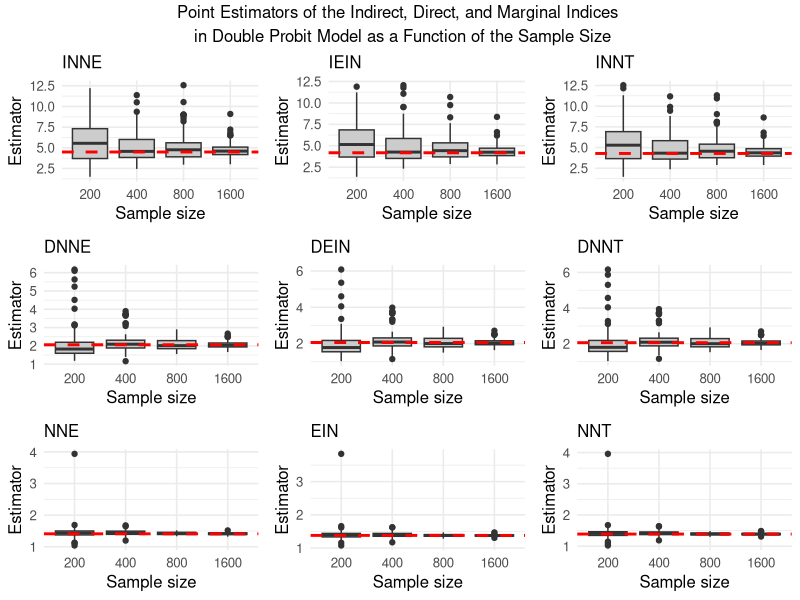
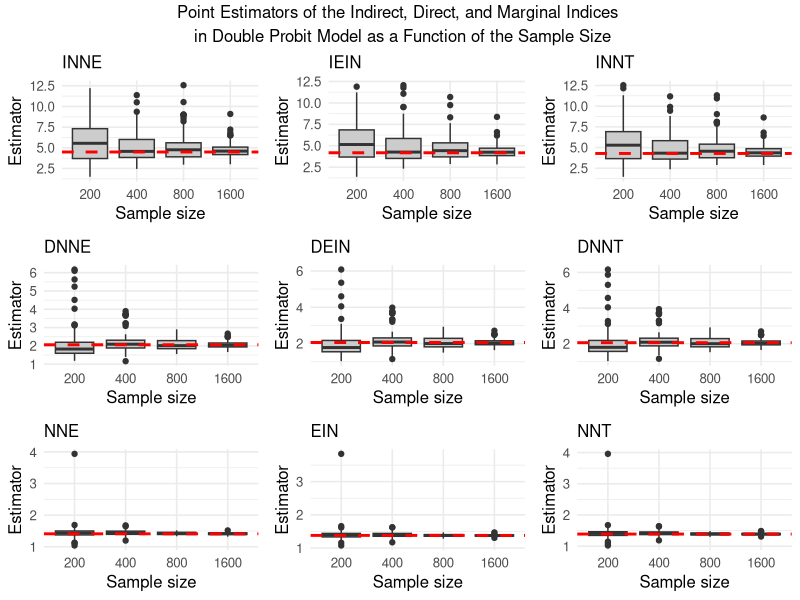

Reproduce these figures in R, in order.
######################
### boxplot probit ###
######################
library(ggplot2)
library(dplyr)
library(tidyr)
library(gridExtra)
library(grid)

# 1. Read the CSV
all_est_long <- read.csv("all_est_long_probit.csv")

# 2. Reshape to long format
est_long_long <- all_est_long %>%
  pivot_longer(cols = c(INNE, IEIN, INNT, DNNE, DEIN, DNNT, NNE, EIN, NNT),
               names_to = "Index",
               values_to = "Estimate")

# 3. Define true values (before applying truncation logic)
true_values <- c(
  INNE = 4.493874,
  IEIN = 4.176306,
  INNT = 4.291575,
  DNNE = 2.062010,
  DEIN = 2.056743,
  DNNT = 2.058742,
  NNE  = 1.413450,
  EIN  = 1.378072,
  NNT  = 1.391308
)
true_values <- round(true_values, 2)

# 4. Truncate based on condition: if < 1 → Inf; if > 3 × true_value → NA
est_long_long <- est_long_long %>%
  rowwise() %>%
  mutate(Estimate = ifelse(Estimate < 1, Inf,
                           ifelse(Estimate > 3 * true_values[Index], NA, Estimate))) %>%
  ungroup()

# 5. Ensure sample size is treated as factor
est_long_long$n <- factor(est_long_long$n, levels = sort(unique(est_long_long$n)))

# 6. Create plots in 3x3 layout
indices_order <- list(
  c("INNE", "IEIN", "INNT"),
  c("DNNE", "DEIN", "DNNT"),
  c("NNE",  "EIN",  "NNT")
)

plots <- lapply(unlist(indices_order), function(index) {
  ggplot(est_long_long %>% filter(Index == index),
         aes(x = n, y = Estimate)) +
    geom_boxplot(fill = "grey80") +
    geom_hline(yintercept = true_values[index], 
               color = "red", linetype = "dashed", linewidth = 1) +
    labs(title = index, x = "Sample size", y = "Estimator") +
    theme_minimal(base_size = 12) +
    theme(plot.title = element_text(size = 12))
})

# 7. Two-line title
title_grob <- textGrob(
  "Point Estimators of the Indirect, Direct, and Marginal Indices \n in Double Probit Model as a Function of the Sample Size",
  gp = gpar(fontsize = 12), just = "center"
)

# 8. Save as png
png("probit_estimator_boxplots.png", width = 1600, height = 1200, res = 200)
grid.arrange(grobs = plots, nrow = 3, ncol = 3, top = title_grob)
dev.off()

# 9. Also show on screen
grid.arrange(grobs = plots, nrow = 3, ncol = 3, top = title_grob)
